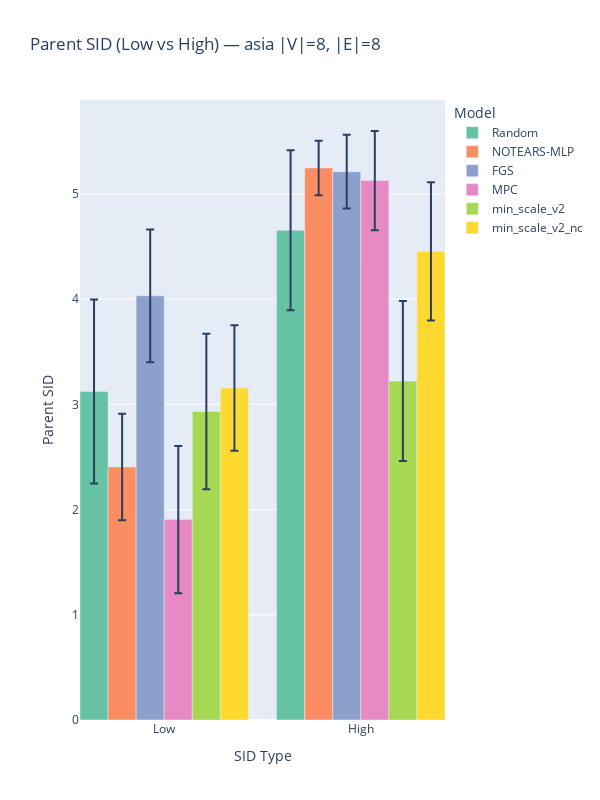

Notebook source saved alongside this figure:
### Code cell
plot_sid_grouped_by_type(data_to_plot[data_to_plot['dataset']=='asia'],
                    model_order=model_order)

### Figure 1 — Plotly figure (JSON) as saved in the notebook; plotly's stock layout.template omitted (floating-point values rounded to 4 significant figures)
{"data": [{"customdata": ["Random", "NOTEARS-MLP", "FGS", "MPC", "min_scale_v2", "min_scale_v2_nc", "Random", "NOTEARS-MLP", "FGS", "MPC", "min_scale_v2", "min_scale_v2_nc"], "error_y": {"array": [0.8735, 0.5067, 0.6307, 0.6997, 0.7398, 0.5963, 0.7608, 0.2581, 0.3511, 0.4714, 0.7598, 0.657], "type": "data", "visible": true}, "hovertemplate": "Model: %{customdata}<br>SID: %{y:.2f}<extra></extra>", "marker": {"color": ["rgb(102,194,165)", "rgb(252,141,98)", "rgb(141,160,203)", "rgb(231,138,195)", "rgb(166,216,84)", "rgb(255,217,47)", "rgb(102,194,165)", "rgb(252,141,98)", "rgb(141,160,203)", "rgb(231,138,195)", "rgb(166,216,84)", "rgb(255,217,47)"]}, "showlegend": false, "type": "bar", "x": [0, 1, 2, 3, 4, 5, 7, 8, 9, 10, 11, 12], "y": [3.123, 2.405, 4.032, 1.905, 2.933, 3.155, 4.655, 5.247, 5.213, 5.128, 3.223, 4.455]}, {"marker": {"color": "rgb(102,194,165)"}, "name": "Random", "showlegend": true, "type": "bar", "x": [null], "y": [null]}, {"marker": {"color": "rgb(252,141,98)"}, "name": "NOTEARS-MLP", "showlegend": true, "type": "bar", "x": [null], "y": [null]}, {"marker": {"color": "rgb(141,160,203)"}, "name": "FGS", "showlegend": true, "type": "bar", "x": [null], "y": [null]}, {"marker": {"color": "rgb(231,138,195)"}, "name": "MPC", "showlegend": true, "type": "bar", "x": [null], "y": [null]}, {"marker": {"color": "rgb(166,216,84)"}, "name": "min_scale_v2", "showlegend": true, "type": "bar", "x": [null], "y": [null]}, {"marker": {"color": "rgb(255,217,47)"}, "name": "min_scale_v2_nc", "showlegend": true, "type": "bar", "x": [null], "y": [null]}], "layout": {"bargap": 0, "height": 800, "legend": {"title": {"text": "Model"}}, "showlegend": true, "title": {"text": "Parent SID (Low vs High) — asia |V|=8, |E|=8"}, "width": 600, "xaxis": {"tickmode": "array", "ticktext": ["Low", "High"], "tickvals": [2.5, 9.5], "title": {"text": "SID Type"}}, "yaxis": {"title": {"text": "Parent SID"}}}}
